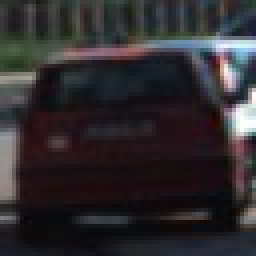
#> input picture dataset/vehicles_smallset/cars1/105.jpeg, 64 x 64 px (shown 4 times larger); its folder holds only this picture in this run
$ python get_hog.py
#> lines starting #> are read from the running program, lines starting #| are printed output that depends on the picture
import matplotlib.image as mpimg
import matplotlib.pyplot as plt
import numpy as np
import cv2
import glob
from skimage.feature import hog

# Read in our vehicles
# car_images = glob.glob('*.jpeg')
car_images = glob.glob('vehicles_smallset/cars1/*.jpeg')

# Define a function to return HOG features and visualization
# Features will always be the first element of the return
# Image data will be returned as the second element if visualize= True
# Otherwise there is no second return element

def get_hog_features(img, orient, pix_per_cell, cell_per_block, vis=True,
                     feature_vec=True):
    """
    Function accepts params and returns HOG features (optionally flattened) and an optional matrix for
    visualization. Features will always be the first return (flattened if feature_vector= True).
    A visualization matrix will be the second return if visualize = True.
    """

    return_list = hog(img, orientations=orient, pixels_per_cell=(pix_per_cell, pix_per_cell),
                      cells_per_block=(cell_per_block, cell_per_block),
                      block_norm='L2-Hys', transform_sqrt=False,
                      visualise=vis, feature_vector=feature_vec)

    # name returns explicitly
    hog_features = return_list[0]
    if vis:
        hog_image = return_list[1]
        return hog_features, hog_image
    else:
        return hog_features


# Generate a random index to look at a car image
ind = np.random.randint(0, len(car_images))
# Read in the image
image = mpimg.imread(car_images[ind])
#> image is the input picture: shape (64, 64, 3); mean R, G, B 47.4, 43.7, 46.6
gray = cv2.cvtColor(image, cv2.COLOR_RGB2GRAY)
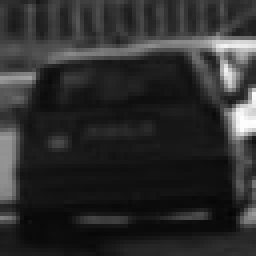
#> gray: shape (64, 64) (shown 4 times larger); min 5, max 254, mean 45.1

# Call our function with vis=True to see an image output
features, hog_image = get_hog_features(gray, orient=9,
                                       pix_per_cell=8, cell_per_block=2,
                                       vis=True, feature_vec=False)
#> in get_hog_features, `hog_image = return_list[1]`:
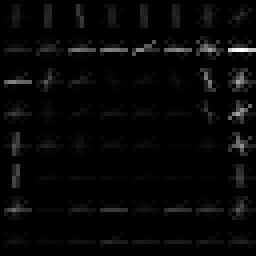
#> hog_image: shape (64, 64) float64 (shown 4 times larger); min 0, max 75.42, mean 2.1; drawn with min black and max white

print(features.shape)
#| (7, 7, 2, 2, 9)
# Plot the examples
fig = plt.figure()
plt.subplot(121)
plt.imshow(image, cmap='gray')
plt.title('Example Car Image')
plt.subplot(122)
plt.imshow(hog_image, cmap='gray')
plt.title('HOG Visualization')

plt.show()
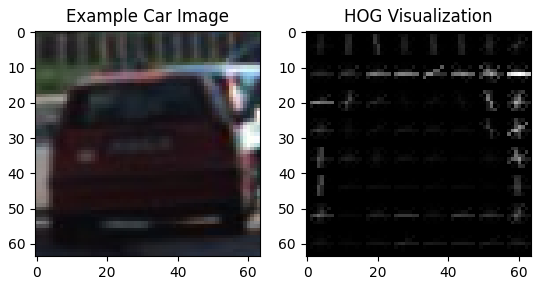
#> figure drawn by matplotlib, 2 panels

$ run again, on dataset/vehicles_smallset/cars1/15.jpeg
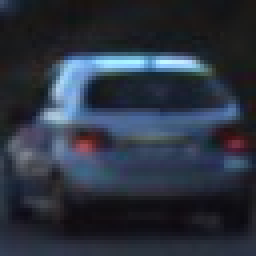
#> input picture dataset/vehicles_smallset/cars1/15.jpeg, 64 x 64 px (shown 4 times larger)
#> image is the input picture: shape (64, 64, 3); mean R, G, B 43.8, 50.9, 63.6
#> in get_hog_features, `hog_image = return_list[1]`:
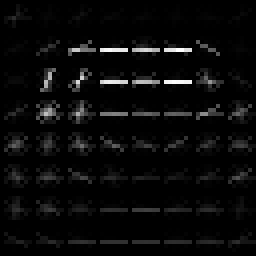
#> hog_image: shape (64, 64) float64 (shown 4 times larger); min 0, max 45.76, mean 1.8; drawn with min black and max white
#| (7, 7, 2, 2, 9)
#> `plt.show()`:
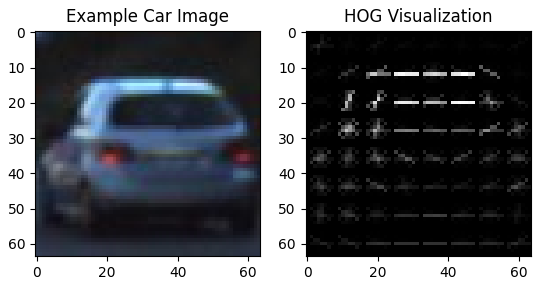
#> figure drawn by matplotlib, 2 panels

$ run again, on dataset/vehicles_smallset/cars1/168.jpeg
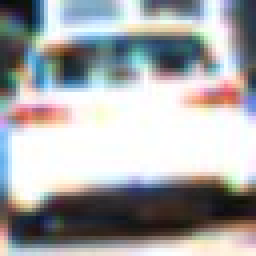
#> input picture dataset/vehicles_smallset/cars1/168.jpeg, 64 x 64 px (shown 4 times larger)
#> image is the input picture: shape (64, 64, 3); mean R, G, B 166.6, 167.6, 169.1
#> in get_hog_features, `hog_image = return_list[1]`:
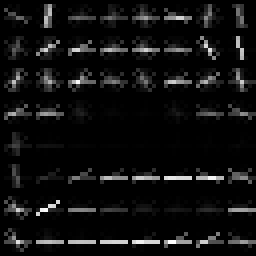
#> hog_image: shape (64, 64) float64 (shown 4 times larger); min 0, max 56.9, mean 3.5; drawn with min black and max white
#| (7, 7, 2, 2, 9)
#> `plt.show()`:
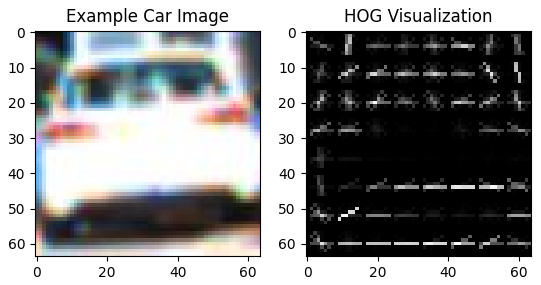
#> figure drawn by matplotlib, 2 panels

$ run again, on dataset/vehicles_smallset/cars1/19.jpeg
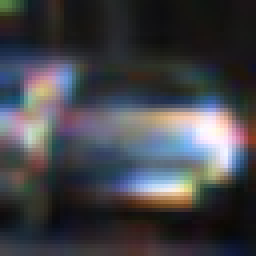
#> input picture dataset/vehicles_smallset/cars1/19.jpeg, 64 x 64 px (shown 4 times larger)
#> image is the input picture: shape (64, 64, 3); mean R, G, B 66.6, 67.4, 72.5
#> in get_hog_features, `hog_image = return_list[1]`:
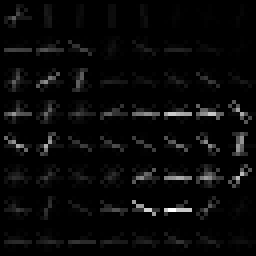
#> hog_image: shape (64, 64) float64 (shown 4 times larger); min 0, max 49.35, mean 1.7; drawn with min black and max white
#| (7, 7, 2, 2, 9)
#> `plt.show()`:
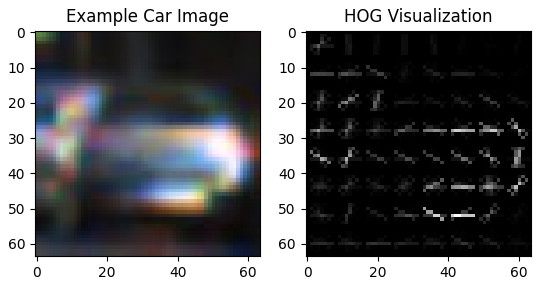
#> figure drawn by matplotlib, 2 panels

$ run again, on dataset/vehicles_smallset/cars1/137.jpeg
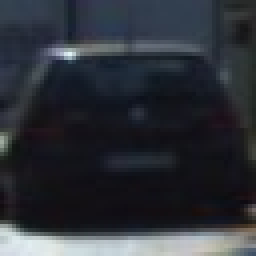
#> input picture dataset/vehicles_smallset/cars1/137.jpeg, 64 x 64 px (shown 4 times larger)
#> image is the input picture: shape (64, 64, 3); mean R, G, B 46, 49.6, 56.5
#> in get_hog_features, `hog_image = return_list[1]`:
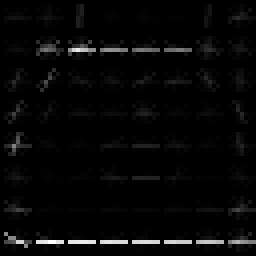
#> hog_image: shape (64, 64) float64 (shown 4 times larger); min 0, max 52.54, mean 1.5; drawn with min black and max white
#| (7, 7, 2, 2, 9)
#> `plt.show()`:
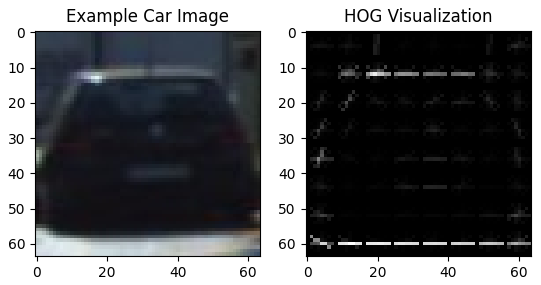
#> figure drawn by matplotlib, 2 panels
